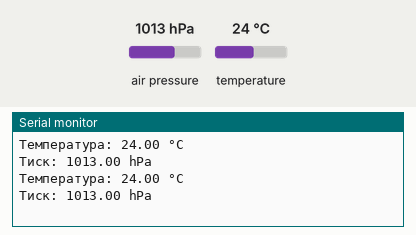
This sketch was run on a simulated Arduino Uno, built with avr-gcc and run on an emulated ATmega328P. Shown: the last lines printed to the serial monitor. The inputs (shaded band) are chosen by the test bench; at power-on: air pressure 1013 hPa, temperature 24 °C.

Above: at 2.8 s.
2.9 s: air pressure set to 952 hPa
At 5.2 s:
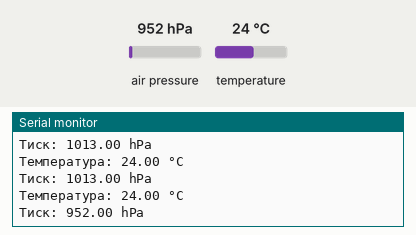
5.6 s: temperature set to 12 °C
At 7.1 s:
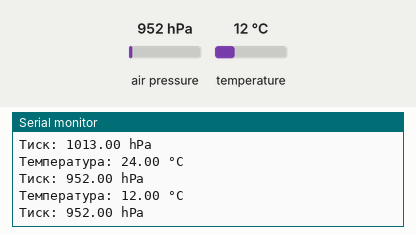
8.3 s: air pressure set to 975 hPa
At 10.4 s:
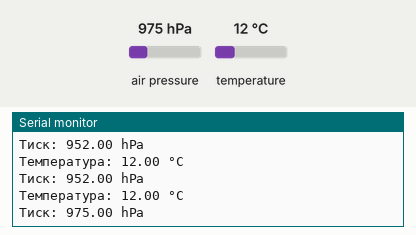
Timing chart, 0 to 11.9 s (numbered marks = the images above; inputs shaded):
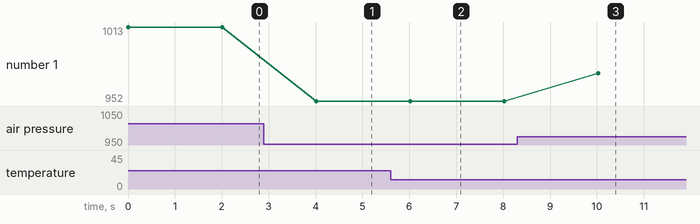

The sketch:

2.2.ino
```cpp
#include <Wire.h>
#include <Adafruit_BMP280.h>


Adafruit_BMP280 bmp;

void setup() {
  Serial.begin(115200);
  while (!Serial) delay(10);

  if (!bmp.begin(0x76)) {
    Serial.println("Не вдалось знайти BMP280!");
    while (1);
  }


  bmp.setSampling(Adafruit_BMP280::MODE_NORMAL,
                  Adafruit_BMP280::SAMPLING_X2,
                  Adafruit_BMP280::SAMPLING_X16,
                  Adafruit_BMP280::FILTER_X16,
                  Adafruit_BMP280::STANDBY_MS_500);
}

void loop() {
  float temperature = bmp.readTemperature();
  float pressure = bmp.readPressure() / 100.0;
  Serial.print("Температура: ");
  Serial.print(temperature);
  Serial.println(" °C");

  Serial.print("Тиск: ");
  Serial.print(pressure);
  Serial.println(" hPa");

  delay(2000);

}
```

Measured:
- after the input at 2.9 s, the serial monitor: prints a new line after 1.1 s (image 1)
- after the input at 5.6 s, the serial monitor: prints a new line after 0.41 s (image 2)
- after the input at 8.3 s, the serial monitor: prints a new line after 1.7 s (image 3)
- plotted number 1: 1013 → 952 after the input at 2.9 s, 952 → 975 after the input at 8.3 s
